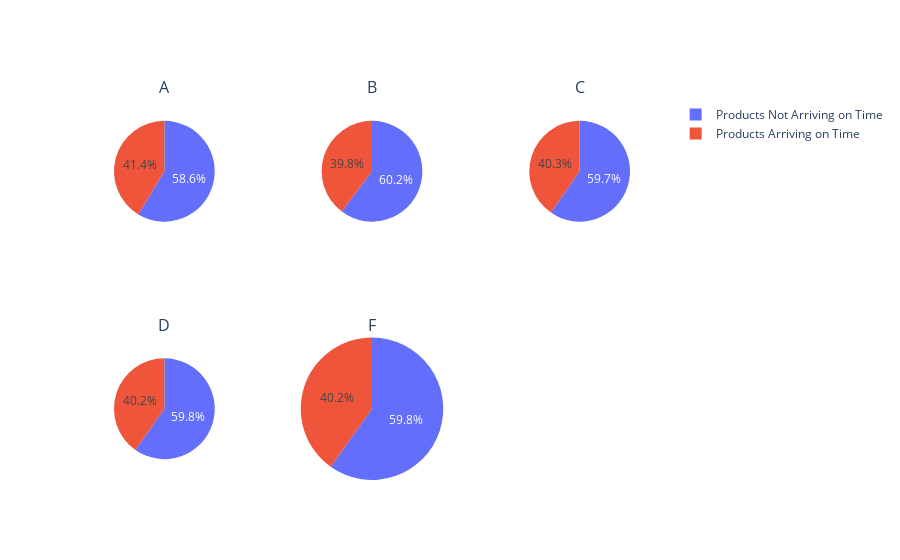

This figure's notebook cell:
### Code cell
fig.add_trace(go.Pie(labels=features, values=[758 , 1075], scalegroup='one',
                     name="A"), 1, 1)
fig.add_trace(go.Pie(labels=features, values=[729 , 1104], scalegroup='one',
                     name="B"), 1, 2)
fig.add_trace(go.Pie(labels=features, values=[739 , 1094], scalegroup='one',
                     name="C"), 1, 3)
fig.add_trace(go.Pie(labels=features, values=[738 , 1096], scalegroup='one',
                     name="D"), 2, 1)
fig.add_trace(go.Pie(labels=features, values=[1472 , 2194], scalegroup='one',
                     name="F"), 2, 2)

### Figure 1 — Plotly figure (JSON) as saved in the notebook; plotly's stock layout.template omitted (floating-point values rounded to 4 significant figures)
{"data": [{"domain": {"x": [0, 0.2889], "y": [0.625, 1]}, "labels": ["Products Arriving on Time", "Products Not Arriving on Time"], "name": "A", "scalegroup": "one", "type": "pie", "values": [758, 1075]}, {"domain": {"x": [0.3556, 0.6444], "y": [0.625, 1]}, "labels": ["Products Arriving on Time", "Products Not Arriving on Time"], "name": "B", "scalegroup": "one", "type": "pie", "values": [729, 1104]}, {"domain": {"x": [0.7111, 1], "y": [0.625, 1]}, "labels": ["Products Arriving on Time", "Products Not Arriving on Time"], "name": "C", "scalegroup": "one", "type": "pie", "values": [739, 1094]}, {"domain": {"x": [0, 0.2889], "y": [0, 0.375]}, "labels": ["Products Arriving on Time", "Products Not Arriving on Time"], "name": "D", "scalegroup": "one", "type": "pie", "values": [738, 1096]}, {"domain": {"x": [0.3556, 0.6444], "y": [0, 0.375]}, "labels": ["Products Arriving on Time", "Products Not Arriving on Time"], "name": "F", "scalegroup": "one", "type": "pie", "values": [1472, 2194]}], "layout": {"annotations": [{"font": {"size": 16}, "showarrow": false, "text": "A", "x": 0.1444, "xanchor": "center", "xref": "paper", "y": 1, "yanchor": "bottom", "yref": "paper"}, {"font": {"size": 16}, "showarrow": false, "text": "B", "x": 0.5, "xanchor": "center", "xref": "paper", "y": 1, "yanchor": "bottom", "yref": "paper"}, {"font": {"size": 16}, "showarrow": false, "text": "C", "x": 0.8556, "xanchor": "center", "xref": "paper", "y": 1, "yanchor": "bottom", "yref": "paper"}, {"font": {"size": 16}, "showarrow": false, "text": "D", "x": 0.1444, "xanchor": "center", "xref": "paper", "y": 0.375, "yanchor": "bottom", "yref": "paper"}, {"font": {"size": 16}, "showarrow": false, "text": "F", "x": 0.5, "xanchor": "center", "xref": "paper", "y": 0.375, "yanchor": "bottom", "yref": "paper"}]}}
